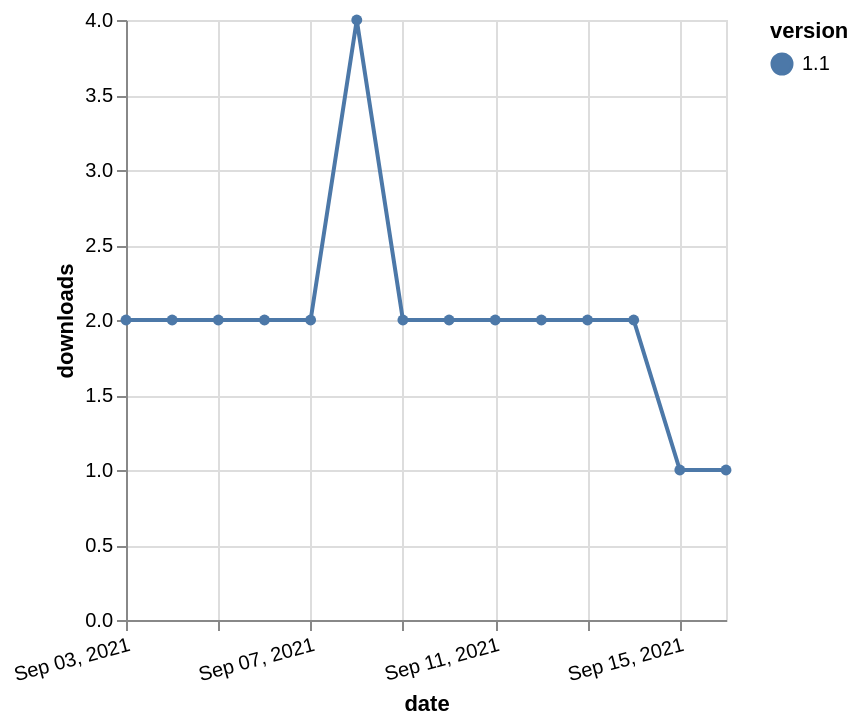

Here is the Vega-Lite specification saved for this chart:
### Vega-Lite specification from a JSON file in a GitHub repository (floating-point values rounded to 4 significant figures)
{"$schema": "https://vega.github.io/schema/vega-lite/v5.json", "description": "A simple bar chart with embedded data.", "data": {"values": [{"date": "2021-09-03", "total": 1233, "delta": 2, "version": "1.1"}, {"date": "2021-09-04", "total": 1235, "delta": 2, "version": "1.1"}, {"date": "2021-09-05", "total": 1237, "delta": 2, "version": "1.1"}, {"date": "2021-09-06", "total": 1239, "delta": 2, "version": "1.1"}, {"date": "2021-09-07", "total": 1241, "delta": 2, "version": "1.1"}, {"date": "2021-09-08", "total": 1245, "delta": 4, "version": "1.1"}, {"date": "2021-09-09", "total": 1247, "delta": 2, "version": "1.1"}, {"date": "2021-09-10", "total": 1249, "delta": 2, "version": "1.1"}, {"date": "2021-09-11", "total": 1251, "delta": 2, "version": "1.1"}, {"date": "2021-09-12", "total": 1253, "delta": 2, "version": "1.1"}, {"date": "2021-09-13", "total": 1255, "delta": 2, "version": "1.1"}, {"date": "2021-09-14", "total": 1257, "delta": 2, "version": "1.1"}, {"date": "2021-09-15", "total": 1258, "delta": 1, "version": "1.1"}, {"date": "2021-09-16", "total": 1259, "delta": 1, "version": "1.1"}]}, "width": "container", "mark": {"type": "line", "point": {"filled": true}}, "encoding": {"x": {"field": "date", "type": "temporal", "timeUnit": "yearmonthdate", "title": "date", "axis": {"labelAngle": -15}}, "y": {"field": "delta", "type": "quantitative", "title": "downloads"}, "color": {"field": "version", "type": "nominal"}, "tooltip": {"field": "delta"}}}
